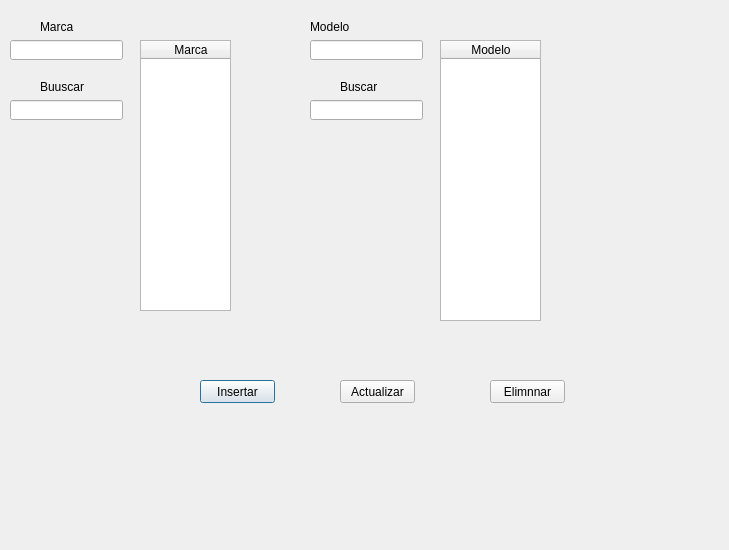
<?xml version="1.0" encoding="UTF-8"?>
<ui version="4.0">
 <class>Dialog</class>
 <widget class="QDialog" name="Dialog">
  <property name="geometry">
   <rect>
    <x>0</x>
    <y>0</y>
    <width>729</width>
    <height>550</height>
   </rect>
  </property>
  <property name="windowTitle">
   <string>Dialog</string>
  </property>
  <widget class="QPushButton" name="btn_insertar">
   <property name="geometry">
    <rect>
     <x>200</x>
     <y>380</y>
     <width>75</width>
     <height>23</height>
    </rect>
   </property>
   <property name="text">
    <string>Insertar</string>
   </property>
  </widget>
  <widget class="QPushButton" name="pushButton_2">
   <property name="geometry">
    <rect>
     <x>340</x>
     <y>380</y>
     <width>75</width>
     <height>23</height>
    </rect>
   </property>
   <property name="text">
    <string>Actualizar</string>
   </property>
  </widget>
  <widget class="QPushButton" name="pushButton_3">
   <property name="geometry">
    <rect>
     <x>490</x>
     <y>380</y>
     <width>75</width>
     <height>23</height>
    </rect>
   </property>
   <property name="text">
    <string>Elimnnar</string>
   </property>
  </widget>
  <widget class="QLineEdit" name="txt_marca">
   <property name="geometry">
    <rect>
     <x>10</x>
     <y>40</y>
     <width>113</width>
     <height>20</height>
    </rect>
   </property>
  </widget>
  <widget class="QLineEdit" name="txt_modelo">
   <property name="geometry">
    <rect>
     <x>310</x>
     <y>40</y>
     <width>113</width>
     <height>20</height>
    </rect>
   </property>
  </widget>
  <widget class="QLabel" name="label">
   <property name="geometry">
    <rect>
     <x>40</x>
     <y>20</y>
     <width>47</width>
     <height>13</height>
    </rect>
   </property>
   <property name="text">
    <string>Marca</string>
   </property>
  </widget>
  <widget class="QLabel" name="label_2">
   <property name="geometry">
    <rect>
     <x>310</x>
     <y>20</y>
     <width>47</width>
     <height>13</height>
    </rect>
   </property>
   <property name="text">
    <string>Modelo</string>
   </property>
  </widget>
  <widget class="QTableWidget" name="table_marca">
   <property name="geometry">
    <rect>
     <x>140</x>
     <y>40</y>
     <width>91</width>
     <height>271</height>
    </rect>
   </property>
   <column>
    <property name="text">
     <string>Marca</string>
    </property>
   </column>
  </widget>
  <widget class="QTableWidget" name="table_model">
   <property name="geometry">
    <rect>
     <x>440</x>
     <y>40</y>
     <width>101</width>
     <height>281</height>
    </rect>
   </property>
   <column>
    <property name="text">
     <string>Modelo</string>
    </property>
   </column>
  </widget>
  <widget class="QLineEdit" name="buscar_marca">
   <property name="geometry">
    <rect>
     <x>10</x>
     <y>100</y>
     <width>113</width>
     <height>20</height>
    </rect>
   </property>
  </widget>
  <widget class="QLineEdit" name="buscar_modelo">
   <property name="geometry">
    <rect>
     <x>310</x>
     <y>100</y>
     <width>113</width>
     <height>20</height>
    </rect>
   </property>
  </widget>
  <widget class="QLabel" name="label_3">
   <property name="geometry">
    <rect>
     <x>40</x>
     <y>80</y>
     <width>47</width>
     <height>13</height>
    </rect>
   </property>
   <property name="text">
    <string>Buuscar</string>
   </property>
  </widget>
  <widget class="QLabel" name="label_4">
   <property name="geometry">
    <rect>
     <x>340</x>
     <y>80</y>
     <width>47</width>
     <height>13</height>
    </rect>
   </property>
   <property name="text">
    <string>Buscar</string>
   </property>
  </widget>
 </widget>
 <resources/>
 <connections/>
</ui>
